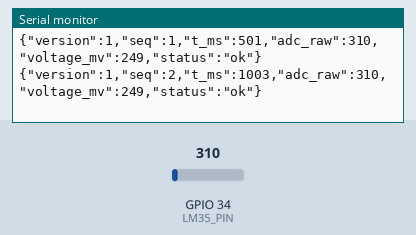
This sketch was run on a simulated ESP32. On the bench: the last lines printed to the serial monitor. The test bench sets the inputs (shaded band); at power-on: GPIO 34 (LM35_PIN) = 310 (analog values on the 0–4095 scale).

Above: at 1.2 s.
1.3 s: GPIO 34 (LM35_PIN) set to 372
At 1.9 s:
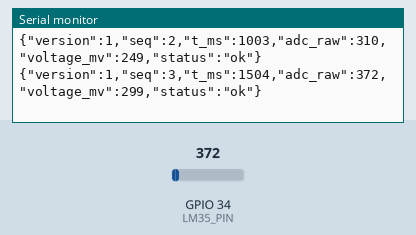
2.8 s: GPIO 34 (LM35_PIN) set to 434
At 3.4 s:
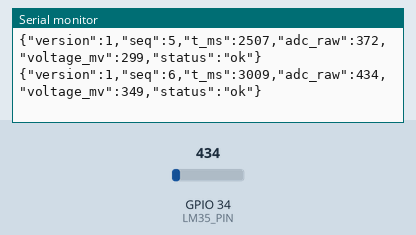
Timing chart, 0 to 5.8 s (numbered marks = the images above; inputs shaded):
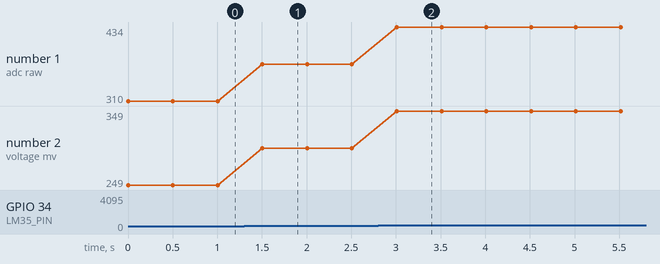

The sketch:

esp32_lm35.ino
```cpp
#include <Arduino.h>
const int LM35_PIN = 34;
unsigned long seq = 0;
void setup(){ Serial.begin(115200); analogReadResolution(12); }
void loop(){
  int raw=analogRead(LM35_PIN); int mv=analogReadMilliVolts(LM35_PIN);
  Serial.printf("{\"version\":1,\"seq\":%lu,\"t_ms\":%lu,\"adc_raw\":%d,\"voltage_mv\":%d,\"status\":\"ok\"}\n",seq++,millis(),raw,mv);
  delay(500);
}
```

Measured:
- after the input at 1.3 s, the serial monitor: prints a new line after 0.20 s (image 1)
- after the input at 2.8 s, the serial monitor: prints a new line after 0.21 s (image 2)
- plotted number 1: 310 → 372 after the input at 1.3 s, 372 → 434 after the input at 2.8 s
- plotted number 2: 249 → 299 after the input at 1.3 s, 299 → 349 after the input at 2.8 s
